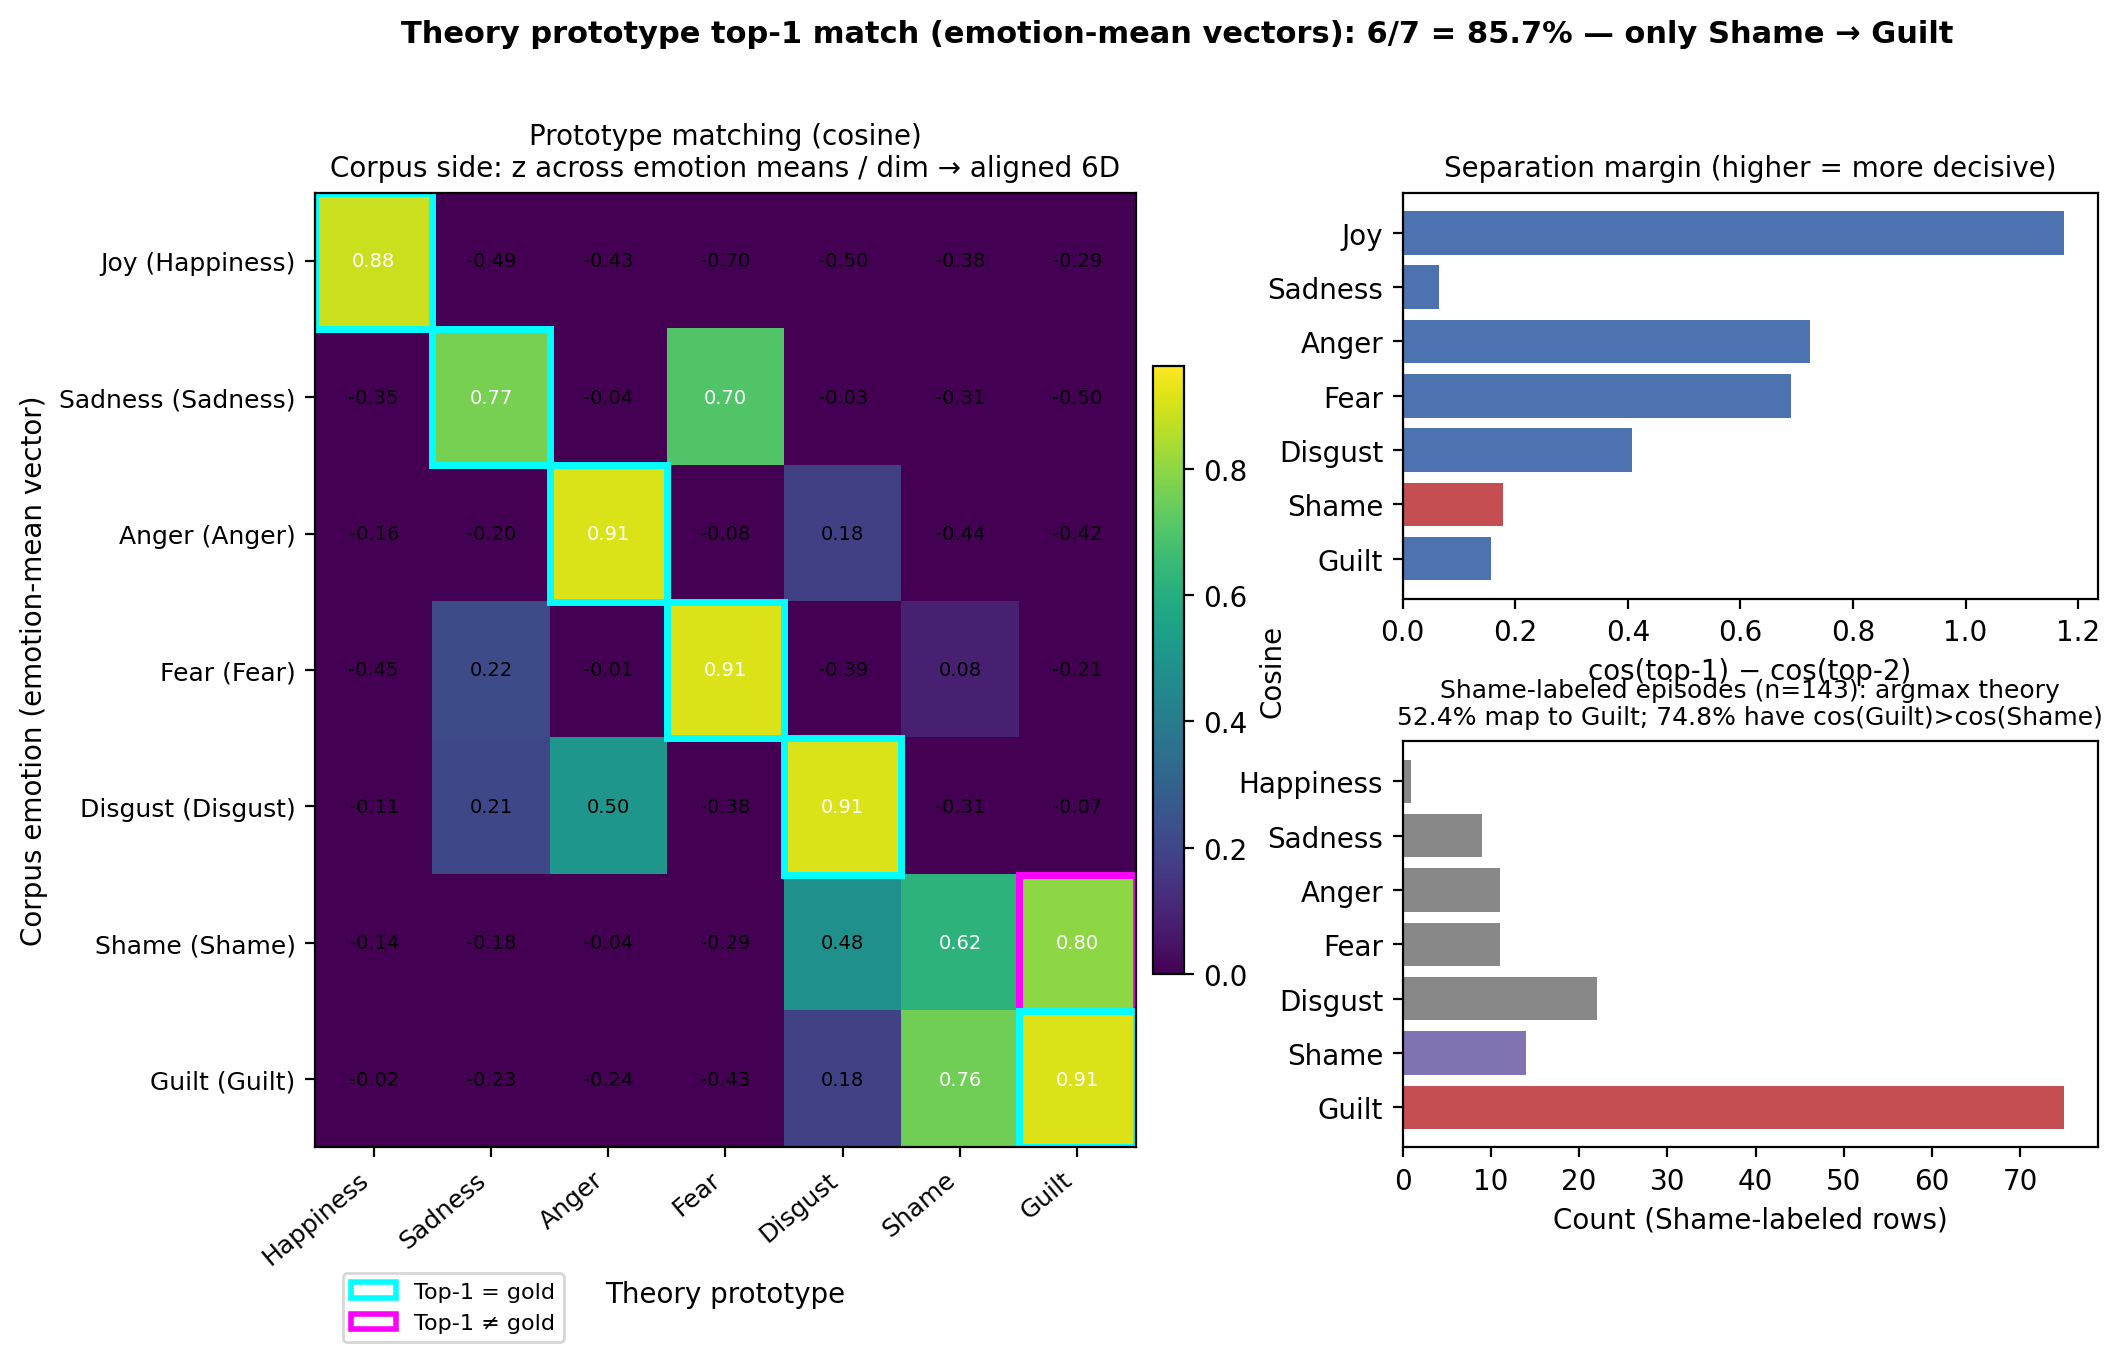

This chart was generated by the following Python code:
#!/usr/bin/env python3
"""
Emotion prototype matching: corpus emotion-mean vectors vs. theory prototypes (cosine).

Panels:
  (1) 7×7 similarity matrix; each row highlights argmax (predicted theory).
  (2) Margin = cos(top1) − cos(top2) per corpus emotion (Shame should be smallest).
  (3) Shame-labeled rows only: each episode → 6D vector (global z on raw dims, then
      same alignment as elsewhere); count argmax theory — supports “Shame tag vs. appraisal”.

Default input: full corpus TSV. Use --input for benchmark_included.tsv if needed.
"""

from __future__ import annotations

import argparse
import csv
from collections import Counter, defaultdict
from pathlib import Path
from typing import Dict, List, Sequence, Tuple

import matplotlib.pyplot as plt
import matplotlib.patches as mpatches
from matplotlib import gridspec
import numpy as np

_REPO_ROOT = Path(__file__).resolve().parent.parent.parent

THEORY: Dict[str, List[float]] = {
    "Happiness": [-1.46, 0.09, -0.46, 0.15, -0.33, -0.21],
    "Sadness": [0.87, -0.36, 0.00, -0.21, -0.14, 1.15],
    "Anger": [0.85, -0.94, -0.29, 0.12, 0.53, -0.96],
    "Fear": [0.44, -0.17, 0.73, 0.03, 0.63, 0.59],
    "Disgust": [0.38, -0.50, -0.39, -0.96, 0.06, -0.19],
    "Shame": [0.73, 1.31, 0.21, -0.11, 0.07, -0.07],
    "Guilt": [0.60, 1.31, -0.15, -0.36, 0.00, -0.29],
}

THEORY_ORDER: List[str] = list(THEORY.keys())

ROW_ORDER: List[Tuple[str, str, str]] = [
    ("Happiness", "Joy", "Joy"),
    ("Sadness", "Sadness", "Sadness"),
    ("Anger", "Anger", "Anger"),
    ("Fear", "Fear", "Fear"),
    ("Disgust", "Disgust", "Disgust"),
    ("Shame", "Shame", "Shame"),
    ("Guilt", "Guilt", "Guilt"),
]

RAW_FIELDS = [
    "Attention",
    "Certainty",
    "Effort",
    "Pleasant",
    "Responsibility",
    "Control",
    "Circumstance",
]


def load_means_by_emotion(tsv_path: Path) -> Dict[str, Dict[str, float]]:
    by: Dict[str, Dict[str, List[int]]] = defaultdict(
        lambda: {k: [] for k in RAW_FIELDS}
    )
    with tsv_path.open(newline="", encoding="utf-8") as f:
        reader = csv.DictReader(f, delimiter="\t")
        for row in reader:
            emo = row["Prior_Emotion"].strip().capitalize()
            for k in RAW_FIELDS:
                by[emo][k].append(int(row[k]))
    return {emo: {k: sum(v[k]) / len(v[k]) for k in RAW_FIELDS} for emo, v in by.items()}


def emotion_mean_z_then_align(
    means: Dict[str, Dict[str, float]],
) -> Dict[str, List[float]]:
    emotions_data = [t[1] for t in ROW_ORDER]
    for e in emotions_data:
        if e not in means:
            raise KeyError(f"Missing emotion {e!r}; have {sorted(means)}")
    mu = {k: float(np.mean([means[e][k] for e in emotions_data])) for k in RAW_FIELDS}
    sd = {}
    for k in RAW_FIELDS:
        vals = [means[e][k] for e in emotions_data]
        s = float(np.std(vals, ddof=0))
        sd[k] = s if s > 1e-12 else 1.0
    z = {
        e: {k: (means[e][k] - mu[k]) / sd[k] for k in RAW_FIELDS}
        for e in emotions_data
    }
    aligned: Dict[str, List[float]] = {}
    for disp, data_emo, _ in ROW_ORDER:
        aligned[disp] = [
            -z[data_emo]["Pleasant"],
            (z[data_emo]["Responsibility"] + z[data_emo]["Control"]) / 2.0,
            -z[data_emo]["Certainty"],
            z[data_emo]["Attention"],
            z[data_emo]["Effort"],
            z[data_emo]["Circumstance"],
        ]
    return aligned


def align_from_raw_z(z: Dict[str, float]) -> np.ndarray:
    return np.array(
        [
            -z["Pleasant"],
            (z["Responsibility"] + z["Control"]) / 2.0,
            -z["Certainty"],
            z["Attention"],
            z["Effort"],
            z["Circumstance"],
        ],
        dtype=float,
    )


def global_raw_stats(tsv_path: Path) -> Tuple[Dict[str, float], Dict[str, float]]:
    cols: Dict[str, List[int]] = {k: [] for k in RAW_FIELDS}
    with tsv_path.open(newline="", encoding="utf-8") as f:
        reader = csv.DictReader(f, delimiter="\t")
        for row in reader:
            for k in RAW_FIELDS:
                cols[k].append(int(row[k]))
    mu = {k: float(np.mean(cols[k])) for k in RAW_FIELDS}
    sd = {k: float(np.std(cols[k], ddof=0)) for k in RAW_FIELDS}
    for k in RAW_FIELDS:
        if sd[k] < 1e-12:
            sd[k] = 1.0
    return mu, sd


def cosine(a: np.ndarray, b: np.ndarray) -> float:
    na = float(np.linalg.norm(a))
    nb = float(np.linalg.norm(b))
    if na < 1e-12 or nb < 1e-12:
        return 0.0
    return float(np.dot(a, b) / (na * nb))


def theory_matrix() -> np.ndarray:
    return np.array([THEORY[k] for k in THEORY_ORDER], dtype=float)


def main() -> None:
    ap = argparse.ArgumentParser()
    ap.add_argument(
        "--input",
        type=Path,
        default=_REPO_ROOT / "emotion_appraisal_corpus.tsv",
    )
    ap.add_argument(
        "--out",
        type=Path,
        default=_REPO_ROOT / "output/analysis/figure_prototype_matching_top1.png",
    )
    ap.add_argument(
        "--out-csv",
        type=Path,
        default=_REPO_ROOT / "output/analysis/prototype_matching_top1_summary.csv",
    )
    args = ap.parse_args()

    means = load_means_by_emotion(args.input)
    emp_aligned = emotion_mean_z_then_align(means)
    T = theory_matrix()
    row_disp = [t[0] for t in ROW_ORDER]
    gold_theory = [t[0] for t in ROW_ORDER]
    row_short = [t[2] for t in ROW_ORDER]

    n = len(ROW_ORDER)
    k = len(THEORY_ORDER)
    S = np.zeros((n, k))
    for i, disp in enumerate(row_disp):
        v = np.array(emp_aligned[disp], dtype=float)
        for j, lab in enumerate(THEORY_ORDER):
            S[i, j] = cosine(v, T[j])

    margins = []
    preds = []
    for i in range(n):
        row = S[i].copy()
        order = np.argsort(-row)
        top1, top2 = float(row[order[0]]), float(row[order[1]])
        margins.append(top1 - top2)
        preds.append(THEORY_ORDER[int(order[0])])

    correct = sum(1 for g, p in zip(gold_theory, preds) if g == p)
    acc = correct / n

    # Shame-labeled episodes: global z, then argmax theory
    g_mu, g_sd = global_raw_stats(args.input)
    shame_counts: Counter[str] = Counter()
    n_shame = 0
    guilt_better = 0
    with args.input.open(newline="", encoding="utf-8") as f:
        reader = csv.DictReader(f, delimiter="\t")
        for row in reader:
            if row["Prior_Emotion"].strip().capitalize() != "Shame":
                continue
            n_shame += 1
            z = {
                fld: (int(row[fld]) - g_mu[fld]) / g_sd[fld]
                for fld in RAW_FIELDS
            }
            v = align_from_raw_z(z)
            scores = [(lab, cosine(v, T[j])) for j, lab in enumerate(THEORY_ORDER)]
            scores.sort(key=lambda x: -x[1])
            shame_counts[scores[0][0]] += 1
            c_guilt = dict(scores)["Guilt"]
            c_shame = dict(scores)["Shame"]
            if c_guilt > c_shame:
                guilt_better += 1

    args.out.parent.mkdir(parents=True, exist_ok=True)
    args.out_csv.parent.mkdir(parents=True, exist_ok=True)

    with args.out_csv.open("w", newline="", encoding="utf-8") as cf:
        w = csv.writer(cf)
        w.writerow(
            [
                "corpus_row",
                "gold_theory",
                "pred_top1",
                "correct",
                "margin_top1_minus_top2",
            ]
        )
        for i in range(n):
            w.writerow(
                [
                    row_short[i],
                    gold_theory[i],
                    preds[i],
                    int(gold_theory[i] == preds[i]),
                    f"{margins[i]:.4f}",
                ]
            )
        w.writerow([])
        w.writerow(["aggregate_top1_acc", f"{acc:.4f}", f"{correct}/{n}"])
        w.writerow([])
        w.writerow(["shame_labeled_n", n_shame])
        w.writerow(["shame_episodes_cos_guilt_gt_shame", guilt_better, f"{guilt_better/n_shame:.4f}" if n_shame else ""])
        w.writerow([])
        w.writerow(["shame_episode_argmax_theory", "count"])
        for lab in THEORY_ORDER:
            w.writerow([lab, shame_counts.get(lab, 0)])

    # Figure
    fig = plt.figure(figsize=(11.5, 6.2), constrained_layout=False)
    gs = gridspec.GridSpec(2, 2, figure=fig, width_ratios=[1.25, 1.0], height_ratios=[1.0, 1.0], wspace=0.28, hspace=0.35)
    ax_sim = fig.add_subplot(gs[:, 0])
    ax_mar = fig.add_subplot(gs[0, 1])
    ax_sha = fig.add_subplot(gs[1, 1])

    vmax = max(float(np.max(np.abs(S))), 0.01)
    im = ax_sim.imshow(S, aspect="auto", cmap="viridis", vmin=0, vmax=min(1.0, vmax + 0.05))
    ax_sim.set_xticks(np.arange(k))
    ax_sim.set_yticks(np.arange(n))
    ax_sim.set_xticklabels(THEORY_ORDER, rotation=40, ha="right", fontsize=9)
    ax_sim.set_yticklabels([f"{s} ({d})" for s, d in zip(row_short, row_disp)], fontsize=9)
    ax_sim.set_xlabel("Theory prototype", fontsize=10)
    ax_sim.set_ylabel("Corpus emotion (emotion-mean vector)", fontsize=10)
    ax_sim.set_title(
        "Prototype matching (cosine)\n"
        "Corpus side: z across emotion means / dim → aligned 6D",
        fontsize=10,
    )

    for i in range(n):
        for j in range(k):
            ax_sim.text(
                j,
                i,
                f"{S[i, j]:.2f}",
                ha="center",
                va="center",
                color="w" if S[i, j] > 0.55 else "black",
                fontsize=7,
            )
    pred_j = [THEORY_ORDER.index(preds[i]) for i in range(n)]
    for i in range(n):
        rect = mpatches.Rectangle(
            (pred_j[i] - 0.5, i - 0.5),
            1,
            1,
            fill=False,
            edgecolor="cyan" if gold_theory[i] == preds[i] else "magenta",
            linewidth=2.5,
        )
        ax_sim.add_patch(rect)
    leg1 = mpatches.Patch(edgecolor="cyan", facecolor="none", linewidth=2, label="Top-1 = gold")
    leg2 = mpatches.Patch(edgecolor="magenta", facecolor="none", linewidth=2, label="Top-1 ≠ gold")
    ax_sim.legend(handles=[leg1, leg2], loc="upper left", bbox_to_anchor=(0.02, -0.12), fontsize=8, frameon=True)

    plt.colorbar(im, ax=ax_sim, fraction=0.035, pad=0.02, label="Cosine")

    y_pos = np.arange(n)
    ax_mar.barh(y_pos, margins, color=["#c44e52" if row_short[i] == "Shame" else "#4c72b0" for i in range(n)])
    ax_mar.set_yticks(y_pos)
    ax_mar.set_yticklabels(row_short)
    ax_mar.invert_yaxis()
    ax_mar.set_xlabel("cos(top-1) − cos(top-2)", fontsize=10)
    ax_mar.set_title("Separation margin (higher = more decisive)", fontsize=10)
    ax_mar.axvline(0, color="gray", linewidth=0.8)

    if n_shame > 0:
        labs = THEORY_ORDER
        counts = [shame_counts.get(l, 0) for l in labs]
        colors = ["#c44e52" if l == "Guilt" else ("#8172b2" if l == "Shame" else "#888888") for l in labs]
        ax_sha.barh(labs, counts, color=colors)
        ax_sha.invert_yaxis()
        ax_sha.set_xlabel("Count (Shame-labeled rows)", fontsize=10)
        pct_guilt = 100.0 * shame_counts.get("Guilt", 0) / n_shame
        pct_gts = 100.0 * guilt_better / n_shame
        ax_sha.set_title(
            f"Shame-labeled episodes (n={n_shame}): argmax theory\n"
            f"{pct_guilt:.1f}% map to Guilt; {pct_gts:.1f}% have cos(Guilt)>cos(Shame)",
            fontsize=9,
        )
    else:
        ax_sha.text(0.5, 0.5, "No Shame rows", ha="center", va="center", transform=ax_sha.transAxes)

    wrong = [(gold_theory[i], preds[i]) for i in range(n) if gold_theory[i] != preds[i]]
    if len(wrong) == 1:
        miss_txt = f"— only {wrong[0][0]} → {wrong[0][1]}"
    elif wrong:
        miss_txt = "— mismatches: " + ", ".join(f"{g}→{p}" for g, p in wrong)
    else:
        miss_txt = ""
    fig.suptitle(
        f"Theory prototype top-1 match (emotion-mean vectors): {correct}/{n} = {100*acc:.1f}% {miss_txt}",
        fontsize=11,
        fontweight="bold",
        y=1.02,
    )

    fig.savefig(args.out, dpi=200, bbox_inches="tight")
    print(f"Wrote {args.out}")
    print(f"Wrote {args.out_csv}")
    print(f"top1_acc {acc:.3f} shame_n {n_shame} guilt_argmax_pct {100*shame_counts.get('Guilt',0)/max(n_shame,1):.1f}")


if __name__ == "__main__":
    main()
